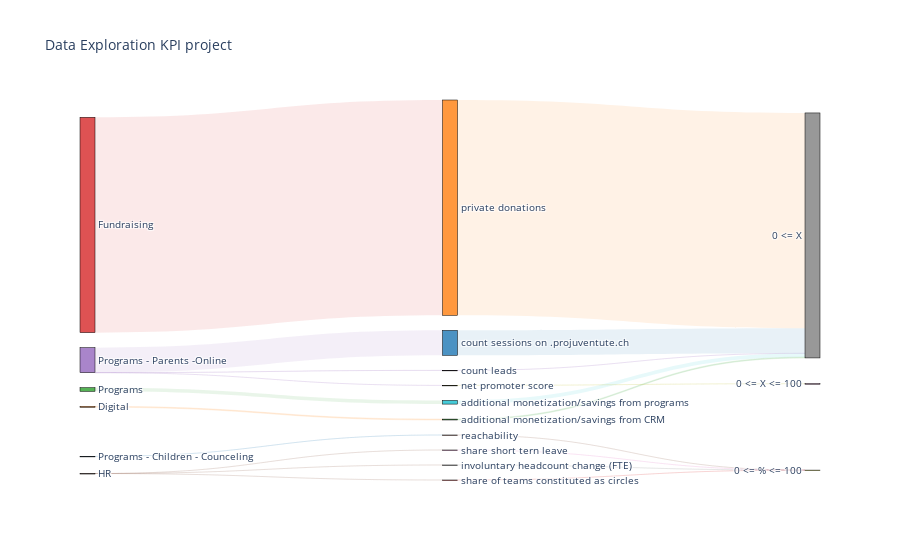

The notebook cell this image was saved under:
### Code cell
# @title
data = genSankey(df,cat_cols=['circle','kpi','range'],value_cols='value',title='KPI project')
data['data'][0]['link']['color'] = [data['data'][0]['node']['color'][src].replace("0.8", str(0.1))
                                    for src in data['data'][0]['link']['source']]

fig = go.Figure(data=[go.Sankey(
    valueformat = ".0f",
    valuesuffix = " total",
    # Define nodes
    node = dict(
      pad = 15,
      thickness = 15,
      line = dict(color = "black", width = 0.5),
      label =  data['data'][0]['node']['label'],
      color =  data['data'][0]['node']['color']
    ),
    # Add links
    link = dict(
      source =  data['data'][0]['link']['source'],
      target =  data['data'][0]['link']['target'],
      value =  data['data'][0]['link']['value'],
      # label =  data['data'][0]['link']['label'],
      color =  data['data'][0]['link']['color']
))])

fig.update_layout(title_text="Data Exploration KPI project",
                  font_size=10)
fig.show()

### Figure 1 — Plotly figure (JSON) as saved in the notebook; plotly's stock layout.template omitted (floating-point values rounded to 4 significant figures)
{"data": [{"link": {"color": ["rgba(255, 127, 14, 0.1)", "rgba(214, 39, 40, 0.1)", "rgba(140, 86, 75, 0.1)", "rgba(140, 86, 75, 0.1)", "rgba(140, 86, 75, 0.1)", "rgba(44, 160, 44, 0.1)", "rgba(31, 119, 180, 0.1)", "rgba(148, 103, 189, 0.1)", "rgba(148, 103, 189, 0.1)", "rgba(148, 103, 189, 0.1)", "rgba(44, 160, 44, 0.1)", "rgba(23, 190, 207, 0.1)", "rgba(148, 103, 189, 0.1)", "rgba(31, 119, 180, 0.1)", "rgba(127, 127, 127, 0.1)", "rgba(188, 189, 34, 0.1)", "rgba(255, 127, 14, 0.1)", "rgba(140, 86, 75, 0.1)", "rgba(214, 39, 40, 0.1)", "rgba(227, 119, 194, 0.1)"], "source": [1, 3, 5, 5, 5, 2, 0, 4, 4, 4, 12, 9, 14, 10, 7, 8, 11, 15, 13, 6], "target": [12, 11, 7, 13, 6, 9, 15, 14, 10, 8, 17, 17, 17, 17, 18, 16, 17, 18, 18, 18], "value": [51000, 12322961, 7.69, 515, 17.8, 212258, 134.5, 1101, 1430583, 35, 51000, 212258, 1101, 1430583, 7.69, 35, 12322961, 134.5, 515, 17.8]}, "node": {"color": ["rgba(31, 119, 180, 0.8)", "rgba(255, 127, 14, 0.8)", "rgba(44, 160, 44, 0.8)", "rgba(214, 39, 40, 0.8)", "rgba(148, 103, 189, 0.8)", "rgba(140, 86, 75, 0.8)", "rgba(227, 119, 194, 0.8)", "rgba(127, 127, 127, 0.8)", "rgba(188, 189, 34, 0.8)", "rgba(23, 190, 207, 0.8)", "rgba(31, 119, 180, 0.8)", "rgba(255, 127, 14, 0.8)", "rgba(44, 160, 44, 0.8)", "rgba(214, 39, 40, 0.8)", "rgba(148, 103, 189, 0.8)", "rgba(140, 86, 75, 0.8)", "rgba(227, 119, 194, 0.8)", "rgba(127, 127, 127, 0.8)", "rgba(188, 189, 34, 0.8)", "rgba(23, 190, 207, 0.8)", "rgba(31, 119, 180, 0.8)", "rgba(255, 127, 14, 0.8)", "rgba(44, 160, 44, 0.8)", "rgba(214, 39, 40, 0.8)", "rgba(148, 103, 189, 0.8)", "rgba(140, 86, 75, 0.8)", "rgba(227, 119, 194, 0.8)", "rgba(127, 127, 127, 0.8)", "rgba(188, 189, 34, 0.8)", "rgba(23, 190, 207, 0.8)", "rgba(31, 119, 180, 0.8)", "rgba(255, 127, 14, 0.8)", "rgba(44, 160, 44, 0.8)", "rgba(214, 39, 40, 0.8)", "rgba(148, 103, 189, 0.8)", "rgba(255,0,255, 0.8)", "rgba(227, 119, 194, 0.8)", "rgba(127, 127, 127, 0.8)", "rgba(188, 189, 34, 0.8)", "rgba(23, 190, 207, 0.8)", "rgba(31, 119, 180, 0.8)", "rgba(255, 127, 14, 0.8)", "rgba(44, 160, 44, 0.8)", "rgba(214, 39, 40, 0.8)", "rgba(148, 103, 189, 0.8)", "rgba(140, 86, 75, 0.8)", "rgba(227, 119, 194, 0.8)", "rgba(127, 127, 127, 0.8)"], "label": ["Programs - Children - Counceling", "Digital", "Programs", "Fundraising", "Programs - Parents -Online", "HR", "share short tern leave", "involuntary headcount change (FTE)", "net promoter score", "additional monetization/savings from programs", "count sessions on .projuventute.ch", "private donations", "additional monetization/savings from CRM", "share of teams constituted as circles", "count leads", "reachability", "0 <= X <= 100", "0 <= X", "0 <= % <= 100"], "line": {"color": "black", "width": 0.5}, "pad": 15, "thickness": 15}, "type": "sankey", "valueformat": ".0f", "valuesuffix": " total"}], "layout": {"font": {"size": 10}, "title": {"text": "Data Exploration KPI project"}}}
